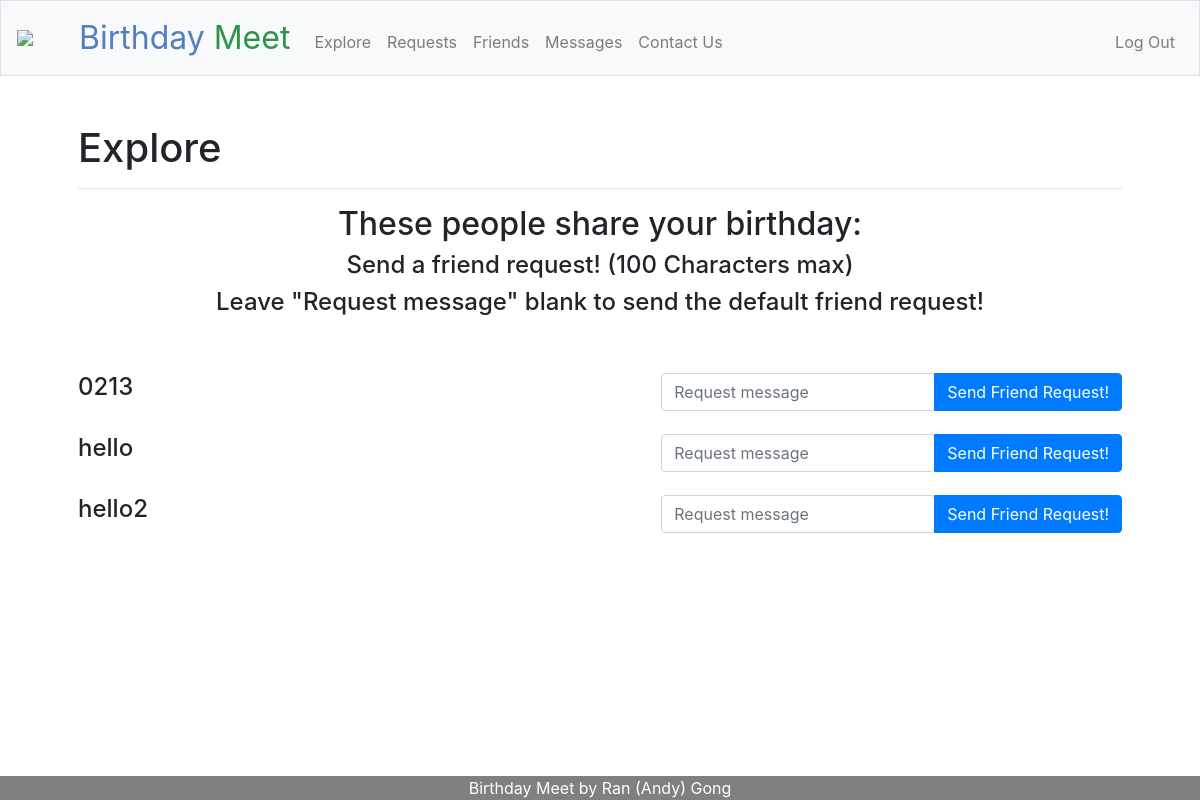
The page /explore (signed in) on the database its author committed.
### tables this page shows
CREATE TABLE users (id INTEGER, username TEXT NOT NULL, hash TEXT NOT NULL, month INTEGER NOT NULL, day INTEGER NOT NULL, PRIMARY KEY(id));

### app.py (the view, shortened to what this page needs)
@app.route("/explore", methods=["GET", "POST"])
@login_required
def explore():
    list_of_potential_friends = []
    current_user_info = db.execute("SELECT * FROM users WHERE id = ?", session.get("user_id"))[0]
    month = current_user_info["month"]
    day = current_user_info["day"]
    list_of_users_with_same_birthday = db.execute("SELECT * FROM users WHERE month = ? AND day = ? AND id != ?", month, day, session.get("user_id"))
    for user_with_same_birthday in list_of_users_with_same_birthday:
        if len(db.execute("SELECT * FROM requests WHERE sender_id = ? AND receiver_id = ?", session.get("user_id"), user_with_same_birthday.get("id"))) != 0:
            continue
        if len(db.execute("SELECT * FROM friends WHERE (user_1_id = ? AND user_2_id = ?) OR (user_1_id = ? AND user_2_id = ?)", session.get("user_id"), user_with_same_birthday.get("id"), user_with_same_birthday.get("id"), session.get("user_id"))) != 0:
            continue
        list_of_potential_friends.append({
            "username": user_with_same_birthday.get("username"),
            "id": user_with_same_birthday.get("id")
        })
    list_of_potential_friends.sort(key = lambda l: l["username"])
    return render_template("explore.html", list_of_potential_friends=list_of_potential_friends)

### app.py (called while the page is built)
@app.after_request
def after_request(response):
    response.headers["Cache-Control"] = "no-cache, no-store, must-revalidate"
    response.headers["Expires"] = 0
    response.headers["Pragma"] = "no-cache"
    return response

def login_required(f):
    @wraps(f)
    def decorated_function(*args, **kwargs):
        if session.get("user_id") is None:
            flash("You are currently not logged in!")
            return redirect("/login")
        return f(*args, **kwargs)
    return decorated_function

### templates/explore.html (shortened to what this page needs)
{% extends "layout.html" %}
{% block main %}
<h1 class="display-5 fw-bold">Explore</h1>
<hr>
{% if list_of_potential_friends %}
    <h2 class="display-5 align-center">These people share your birthday:</h2>
    <h4 class="display-5 fw-bold align-center">Send a friend request! (100 Characters max)</h2>
    <h4 class="display-5 fw-bold align-center">Leave "Request message" blank to send the default friend request!</h2>
    <br>
    <br>
    {% for potential_friend in list_of_potential_friends %}
        <form action="/explore" method="post">
                <h4>
                    <span>{{ potential_friend.username }}</span>
                    <div class="float-right">
                        <div class="input-group mb-3">
                            <div class="col-xs-12">
                                <input type="search" class="form-control" autocomplete="off" name="request_message" placeholder="Request message" type="text">
                            </div>
                            <div class="input-group-append">
                                <button class="btn btn-primary" type="submit">Send Friend Request!</button>
                            </div>
                        </div>
                    </div>
                </h4>
        </form>
        <br>
    {% endfor %}
{% else %}
    <h2 class="display-5 fw-bold align-center">You have already added everyone we have with your birthday!</h2>
    <h4 class="display-5 fw-bold align-center">Try messaging your exiting friends, or ask your friends IRL to join Birthday Meet!</h4>
{% endif %}
{% endblock %}

### static/styles.css (style rules this page uses)
.align-center { text-align: center; }

### rows shown on the page
users: username "0213"
users: username "hello"
users: username "hello2"
